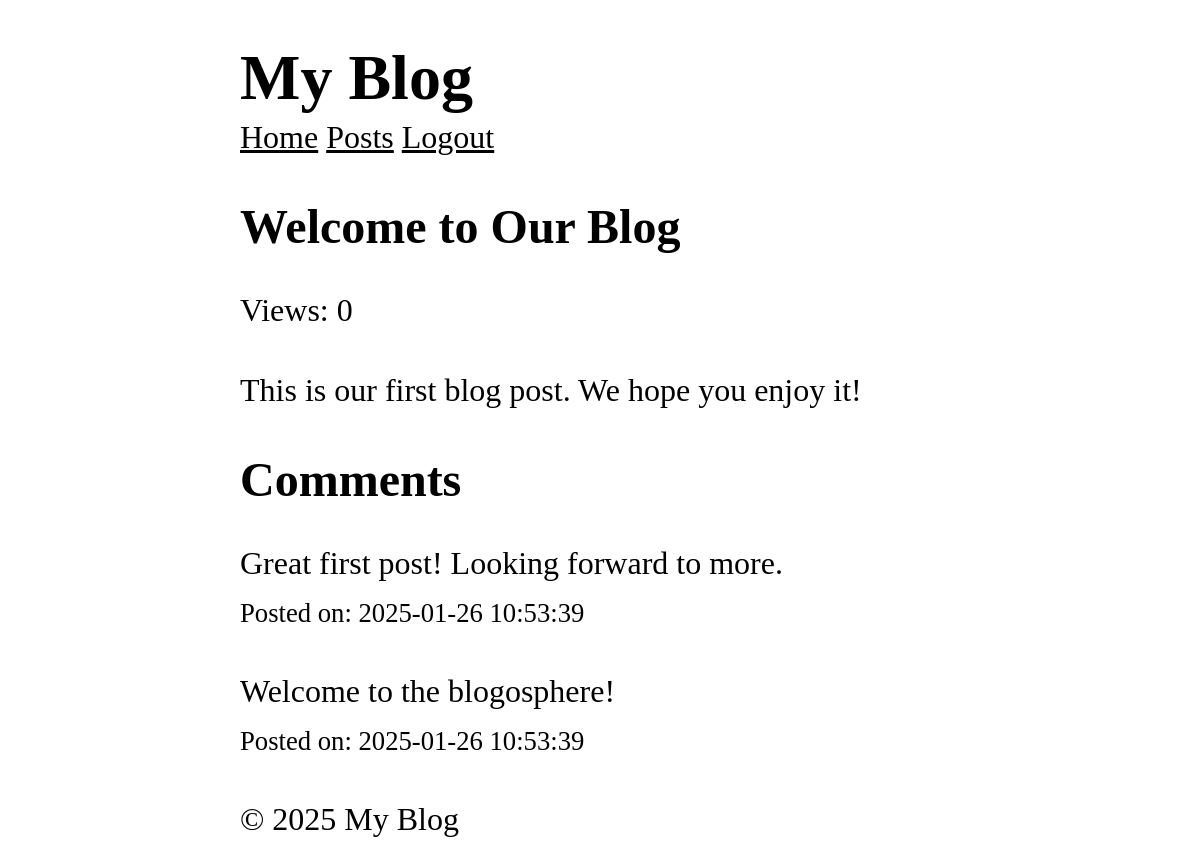
/posts/1, run on the app's committed database.
### tables this page shows
CREATE TABLE posts (
  id INTEGER PRIMARY KEY AUTOINCREMENT,
  title TEXT NOT NULL,
  content TEXT NOT NULL,
  views INTEGER DEFAULT 0,
  user_id INTEGER NOT NULL,
  created_at DATETIME DEFAULT CURRENT_TIMESTAMP,
  FOREIGN KEY (user_id) REFERENCES users (id)
);

CREATE TABLE comments (
  id INTEGER PRIMARY KEY AUTOINCREMENT,
  content TEXT NOT NULL,
  user_id INTEGER NOT NULL,
  post_id INTEGER NOT NULL,
  created_at DATETIME DEFAULT CURRENT_TIMESTAMP,
  FOREIGN KEY (user_id) REFERENCES users (id),
  FOREIGN KEY (post_id) REFERENCES posts (id)
);

### core/View.php (called while the page is built, shortened)
<?php
class View
{
  protected static $globals = [];
  public static function share(string $key, mixed $value): void
  {
    static::$globals[$key] = $value;
  }
  public static function render(string $template, array $data = [], string $layout = null): string
  {
    $data = [...static::$globals, ...$data];
    $content = static::renderTemplate(
      $template,
      $data
    );
    return static::renderLayout($layout, $data, $content);
  }
  protected static function renderTemplate(string $template, array $data): string
  {
    extract($data);
    $path = dirname(__DIR__) . "/app/Views/$template.php";
    require $path;
    return ob_get_clean();
  }
  protected static function renderLayout(?string $template, array $data, string $content): string
  {
    return ob_get_clean();
  }
}

### app/Controllers/PostController.php (called while the page is built, shortened)
<?php
class PostController {
  public function show($id) {
    $post = Post::find($id);
    $comments = Comment::forPost($id);
    return View::render(
      template: 'post/show',
      layout: 'layouts/main',
      data: ['post' => $post, 'comments' => $comments]
    );
  }
}

### core/Router.php (called while the page is built, shortened)
<?php
class Router
{
  protected array $routes = [];
  public function add(string $method, string $uri, string $controller): void
  {
    $this->routes[] = [
      'method' => $method,
      'uri' => $uri,
      'controller' => $controller
    ];
  }
  public function dispatch(string $uri, string $method): string
  {
    $route = $this->findRoute($uri, $method);
    [$controller, $action] = explode('@', $route['controller']);
    return $this->callAction($controller, $action, $route['params']);
  }
  protected function findRoute(string $uri, string $method): ?array
  {
    foreach ($this->routes as $route) {
      $params = $this->matchRoute($route['uri'], $uri);
      if ($params !== null && $route['method'] === $method) {
        return [...$route, 'params' => $params];
      }
    }
    return null;
  }
  protected function matchRoute(string $routeUri, string $requestUri): ?array
  {
    $routeSegments = explode('/', trim($routeUri, '/'));
    $requestSegments = explode('/', trim($requestUri, '/'));
    if (count($routeSegments) !== count($requestSegments)) {
      return null;
    }
    $params = [];
    foreach ($routeSegments as $index => $routeSegment) {
      if (str_starts_with($routeSegment, '{') && str_ends_with($routeSegment, '}')) {
        $params[trim($routeSegment, '{}')] = $requestSegments[$index];
      } elseif ($routeSegment !== $requestSegments[$index]) {
        return null;
      }
    }
    return $params;
  }
  protected function callAction(string $controller, string $action, array $params): string
  {
    return (new $controllerClass)->$action(...$params);
  }
}

### core/App.php (called while the page is built, shortened)
<?php
class App {
  protected static $container = [];
  public static function bind(string $key, mixed $value): void {
    static::$container[$key] = $value;
  }
  public static function get(string $key): mixed {
    return static::$container[$key];
  }
}

### core/Model.php (called while the page is built, shortened)
<?php
abstract class Model {
  protected static $table;
  public static function find(mixed $id): static | null {
    $db = App::get('database');
    return $db->fetch("SELECT * FROM " . static::$table . " WHERE id = ?", [$id], static::class);
  }
}

### core/Database.php (called while the page is built, shortened)
<?php
class Database
{
  protected $pdo;
  public function __construct(array $config)
  {
    try {
      $dsn = $this->createDsn($config);
      $username = $config['username'] ?? null;
      $password = $config['password'] ?? null;
      $options = $config['options'] ?? null;
      $this->pdo = new PDO($dsn, $username, $password, $options);
      $this->pdo->setAttribute(PDO::ATTR_ERRMODE, PDO::ERRMODE_EXCEPTION);
    } catch (PDOException $e) {
      throw new Exception("Could not connect to the database");
    }
  }
  protected function createDsn(array $config): string
  {
    $driver = $config['driver'];
    $dbname = $config['dbname'];
    return match ($driver) {
      'sqlite' => "sqlite:$dbname",
      default => throw new Exception("Unsupported database driver: $driver")
    };
  }
  public function query(string $sql, array $params = []): PDOStatement
  {
    $stmt = $this->pdo->prepare($sql);
    $stmt->execute($params);
    return $stmt;
  }
  public function fetchAll(string $sql, array $params = [], ?string $className = null): array
  {
    $stmt = $this->query($sql, $params);
    if ($className) {
      $results = $stmt->fetchAll(PDO::FETCH_ASSOC);
      return array_map(function ($row) use ($className) {
        $object = new $className();
        foreach ($row as $key => $value) {
          if (property_exists($object, $key)) {
            $object->$key = $value;
          }
        }
        return $object;
      }, $results);
    }
    return $stmt->fetchAll(PDO::FETCH_ASSOC);
  }
  public function fetch(string $sql, array $params = [], ?string $className = null): mixed
  {
    $stmt = $this->query($sql, $params);
    if ($className) {
      $result = $stmt->fetch(PDO::FETCH_ASSOC);
      if ($result) {
        $object = new $className();
        foreach ($result as $key => $value) {
          if (property_exists($object, $key)) {
            $object->$key = $value;
          }
        }
        return $object;
      }
      return null;
    }
    return $stmt->fetch(PDO::FETCH_ASSOC);
  }
}

### app/Models/Comment.php (called while the page is built, shortened)
<?php
class Comment extends Model {
  public static function forPost($postId): array {
    $db = App::get('database');
    return $db->fetchAll(
      "SELECT * FROM comments WHERE post_id = ? ORDER BY created_at DESC",
      [$postId],
      static::class
    );
  }
}

### app/Views/post/show.php (the view)
<article>
  <h1><?= htmlspecialchars($post->title) ?></h1>
  <p>Views: <?= $post->views ?></p>
  <p>
    <?= nl2br(htmlspecialchars($post->content)) ?>
  </p>
</article>
<section>
  <h2>Comments</h2>
  <?php foreach($comments as $comment): ?>
    <div>
      <p>
        <?= nl2br(htmlspecialchars($comment->content)) ?>
      </p>
      <small>Posted on: <?= $comment->created_at ?></small>
    </div>
  <?php endforeach ?>
</section>

### public/style.css (style rules this page uses)
*, *::before, *::after { box-sizing: border-box; }
html { -moz-text-size-adjust: none; -webkit-text-size-adjust: none; text-size-adjust: none; }
body, h1, h2, h3, h4, p, figure, blockquote, dl, dd { margin-block-end: 0; }
body { min-height: 100vh; line-height: 1.5; max-width: 60%; margin-left: auto; margin-right: auto; font-size: 2em; font-family: Cambria, Cochin, Georgia, Times, "Times New Roman", serif; }
h1, h2, h3, h4, button, input, label { line-height: 1.1; }
h1, h2, h3, h4 { text-wrap: balance; }

### data on the page
posts: title "Welcome to Our Blog", views "0", content "This is our first blog post. We hope you enjoy it!"
comments: content "Great first post! Looking forward to more.", created_at "2025-01-26 10:53:39"
comments: content "Welcome to the blogosphere!", created_at "2025-01-26 10:53:39"
